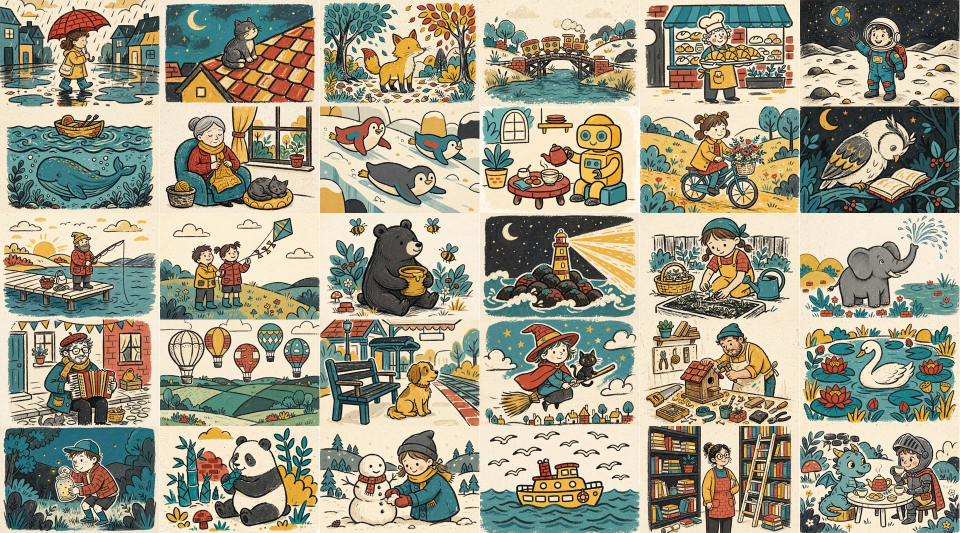
#> input picture sample-dataset/contact_sheet.jpg, 1920 x 1065 px (shown at 1/2 size)
$ python preprocess_images.py ../sample-dataset --target-model anima
#> lines starting #> are read from the running program, lines starting #| are printed output that depends on the picture
#!/usr/bin/env python3
# SPDX-License-Identifier: AGPL-3.0-only
"""Per-base-model image preprocessing for LoRA training.

Pipeline position (docs/normalization.md, docs/preprocessing.md):

    dataset/  --normalize_images.py-->  dataset-normalized/<run>/<model>/
              --preprocess_images.py--> dataset-preprocessed/<run>/<model>/
              --assemble_training.py--> training-data/<model>/

Normalization is model-independent hygiene (EXIF, RGB, alpha, size cap).
THIS step is the model-dependent geometry: for the chosen base model it
assigns every image an aspect-ratio bucket at the model's training
area, resizes to cover the bucket and center-crops -- exactly what
kohya / AI Toolkit would do internally at load time, but done
externally so that:

- pipelines without bucketing (plain Diffusers-style loaders, the
  MOSS-Image stack, which *errors* on non-multiple-of-16 sizes) get
  valid inputs, and
- the exact geometry of a training run is fixed, inspectable and
  recorded in preprocess_manifest.json (bucket, scale, crop box).

Rules kept from the research: never upscale (an image smaller than the
target area keeps its own size, only snapped down to the model's step
grid), dimensions always land on the model's step grid, and sources
are never modified.

Requires Pillow (``pip install Pillow``); everything else is stdlib.
"""

from __future__ import annotations

import argparse
import json
import math
import sys
from datetime import datetime
from pathlib import Path

try:
    from PIL import Image
except ImportError:  # pragma: no cover - environment issue, clear message
    raise SystemExit("error: Pillow is required (pip install Pillow)")

IMAGE_EXTENSIONS = {".png", ".jpg", ".jpeg", ".webp", ".bmp", ".gif"}

# Per-model geometry presets. Sources: docs/normalization.md.
# - target_area: training area in pixels (~1024^2 for all four bases)
# - step: bucket grid. All bases need multiples of 16 (VAE 8x * patch 2);
#   Anima via AI Toolkit snaps to 32, kohya examples vary 16-64.
# - min_side / max_side: bucket side clamps from each model's range.
MODEL_PRESETS = {
    "anima": {"target_area": 1024 * 1024, "step": 32, "min_side": 256, "max_side": 2048},
    "moss": {"target_area": 1024 * 1024, "step": 16, "min_side": 256, "max_side": 2048},
    "z-image": {"target_area": 1024 * 1024, "step": 16, "min_side": 256, "max_side": 2048},
    "flux-klein": {"target_area": 1024 * 1024, "step": 16, "min_side": 256, "max_side": 2048},
}


def _snap(value: float, step: int, mode: str) -> int:
    if mode == "round":
        return max(step, int(round(value / step)) * step)
    return max(step, int(value // step) * step)  # floor


def compute_bucket(width: int, height: int, preset: dict) -> tuple[int, int]:
    """Bucket size for an image under a model preset.

    Images at or above the target area are scaled (down) to that area,
    keeping aspect ratio, with each side snapped to the step grid and
    clamped to [min_side, max_side]. Smaller images are never upscaled:
    their own size is snapped down to the grid instead.
    """
    step, area = preset["step"], preset["target_area"]
    if width * height >= area:
        scale = math.sqrt(area / (width * height))
        bucket_w = _snap(width * scale, step, "round")
        bucket_h = _snap(height * scale, step, "round")
        bucket_w = min(max(bucket_w, preset["min_side"]), preset["max_side"])
        bucket_h = min(max(bucket_h, preset["min_side"]), preset["max_side"])
        return bucket_w, bucket_h
    return _snap(width, step, "floor"), _snap(height, step, "floor")


def preprocess_one(src: Path, dst: Path, preset: dict) -> dict:
    """Resize-to-cover + center-crop one image to its bucket."""
    with Image.open(src) as img:
#> img is the input picture: PIL image 1920x1065 RGB; mean R, G, B 158.5, 154.7, 134.1
        img = img.convert("RGB")
        orig_w, orig_h = img.size
#> orig_w = 1920; orig_h = 1065
        bucket_w, bucket_h = compute_bucket(orig_w, orig_h, preset)
#> bucket_w = 1376; bucket_h = 768
        record = {
            "source": src.name,
            "original_size": [orig_w, orig_h],
            "bucket": [bucket_w, bucket_h],
        }
        if (orig_w, orig_h) == (bucket_w, bucket_h):
            record["scale"] = 1.0
            record["crop_box"] = [0, 0, orig_w, orig_h]
            out = img
        else:
            cover = max(bucket_w / orig_w, bucket_h / orig_h)
#> cover = 0.721
            resized = (
                max(1, round(orig_w * cover)),
                max(1, round(orig_h * cover)),
            )
#> resized = (1385, 768)
            out = img.resize(resized, Image.LANCZOS)
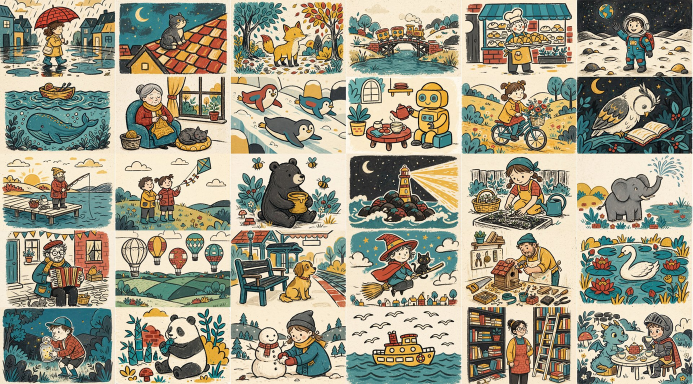
#> out: PIL image 1385x768 RGB (shown at 1/2 size); mean R, G, B 158.4, 154.7, 134.2
            left = (resized[0] - bucket_w) // 2
#> left = 4
            top = (resized[1] - bucket_h) // 2
#> top = 0
            record["scale"] = round(cover, 4)
            record["crop_box"] = [left, top, left + bucket_w, top + bucket_h]
            out = out.crop(tuple(record["crop_box"]))
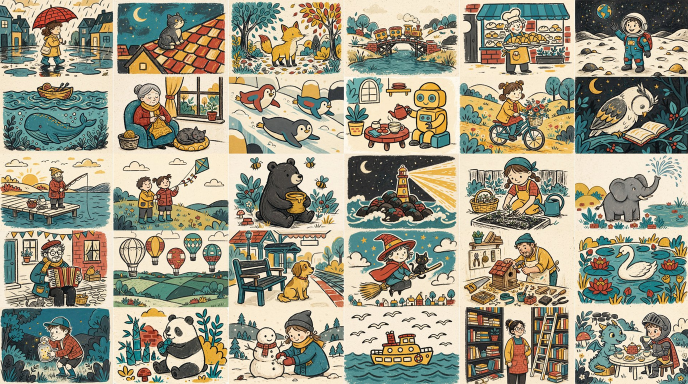
#> out: PIL image 1376x768 RGB (shown at 1/2 size); mean R, G, B 158.1, 154.5, 133.9
        dst.parent.mkdir(parents=True, exist_ok=True)
        out.save(dst, format="PNG")
    return record


def make_run_id(now: datetime | None = None) -> str:
    return (now or datetime.now()).strftime("%Y%m%d-%H%M%S")


def parse_args(argv: list[str] | None = None) -> argparse.Namespace:
    parser = argparse.ArgumentParser(
        description="Per-model image preprocessing: bucket, resize, center-crop."
    )
    parser.add_argument("input_dir",
                        help="Image directory, normally a normalize_images.py output "
                             "(dataset-normalized/<run>/<model>) or dataset itself")
    parser.add_argument("--target-model", choices=sorted(MODEL_PRESETS), required=True,
                        help="Base model to preprocess for (selects the preset)")
    parser.add_argument("--output-dir", "--output-root", dest="output_dir", default=None,
                        help="Root for preprocessed images; files go to "
                             "<root>/<run datetime>/<target model>/ "
                             "(default root: dataset-preprocessed)")
    parser.add_argument("--run-id", default=None,
                        help="Run directory name (default: current local time "
                             "YYYYMMDD-HHMMSS)")
    parser.add_argument("--target-area", type=int, default=None,
                        help="Override the preset's target area in pixels")
    parser.add_argument("--step", type=int, default=None,
                        help="Override the preset's bucket grid step")
    return parser.parse_args(argv)


def main(argv: list[str] | None = None) -> int:
    args = parse_args(argv)
    input_dir = Path(args.input_dir)
    if not input_dir.is_dir():
        print(f"error: input directory not found: {input_dir}", file=sys.stderr)
        return 2
    preset = dict(MODEL_PRESETS[args.target_model])
    if args.target_area:
        preset["target_area"] = args.target_area
    if args.step:
        preset["step"] = args.step
    run_id = args.run_id or make_run_id()
    root = Path(args.output_dir) if args.output_dir else Path("dataset-preprocessed")
    output_dir = root / run_id / args.target_model

    images = sorted(
        p for p in input_dir.rglob("*")
        if p.is_file() and p.suffix.lower() in IMAGE_EXTENSIONS
    )
    records, failed = [], []
    for src in images:
        relative = src.relative_to(input_dir).with_suffix(".png")
        try:
            record = preprocess_one(src, output_dir / relative, preset)
            record["source"] = str(src.relative_to(input_dir))
            record["output"] = str(relative)
            records.append(record)
        except Exception as exc:  # keep the batch going; report at the end
            failed.append({"source": str(src.relative_to(input_dir)), "error": str(exc)})

    manifest = {
        "run_id": run_id,
        "created_at": datetime.now().astimezone().isoformat(timespec="seconds"),
        "target_model": args.target_model,
        "preset": preset,
        "input_dir": str(input_dir),
        "preprocessed": len(records),
        "failed": failed,
        "images": records,
    }
    output_dir.mkdir(parents=True, exist_ok=True)
    (output_dir / "preprocess_manifest.json").write_text(
        json.dumps(manifest, ensure_ascii=False, indent=2) + "\n", encoding="utf-8"
    )
    print(f"preprocessed: {len(records)}, failed: {len(failed)}, output: {output_dir}")
#| preprocessed: 2, failed: 0, output: dataset-preprocessed/20261205-051447/anima
    for failure in failed:
        print(f"FAILED: {failure['source']}: {failure['error']}", file=sys.stderr)
    return 1 if failed else 0


if __name__ == "__main__":
    raise SystemExit(main())
#> (the program exits here)
